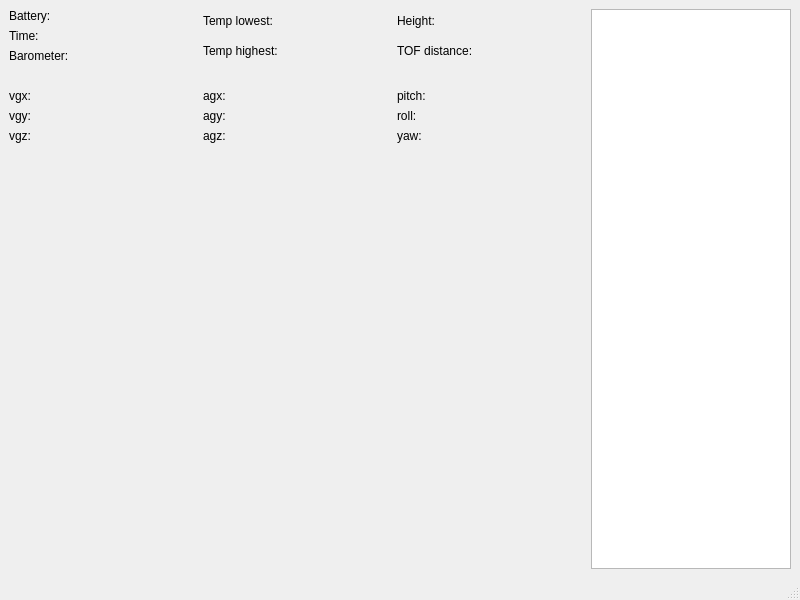
<?xml version="1.0" encoding="UTF-8"?>
<ui version="4.0">
 <class>MainWindow</class>
 <widget class="QMainWindow" name="MainWindow">
  <property name="geometry">
   <rect>
    <x>0</x>
    <y>0</y>
    <width>800</width>
    <height>600</height>
   </rect>
  </property>
  <property name="windowTitle">
   <string>MainWindow</string>
  </property>
  <widget class="QWidget" name="centralwidget">
   <layout class="QVBoxLayout" name="verticalLayout_8">
    <item>
     <layout class="QHBoxLayout" name="horizontalLayout_3">
      <item>
       <layout class="QVBoxLayout" name="verticalLayout_7">
        <item>
         <layout class="QHBoxLayout" name="horizontalLayout">
          <item>
           <layout class="QVBoxLayout" name="verticalLayout_5">
            <item>
             <widget class="QLabel" name="bat">
              <property name="text">
               <string>Battery: </string>
              </property>
             </widget>
            </item>
            <item>
             <widget class="QLabel" name="time">
              <property name="text">
               <string>Time: </string>
              </property>
             </widget>
            </item>
            <item>
             <widget class="QLabel" name="baro">
              <property name="text">
               <string>Barometer: </string>
              </property>
             </widget>
            </item>
           </layout>
          </item>
          <item>
           <layout class="QVBoxLayout" name="verticalLayout_3">
            <item>
             <widget class="QLabel" name="templ">
              <property name="text">
               <string>Temp lowest: </string>
              </property>
             </widget>
            </item>
            <item>
             <widget class="QLabel" name="temph">
              <property name="text">
               <string>Temp highest: </string>
              </property>
             </widget>
            </item>
           </layout>
          </item>
          <item>
           <layout class="QVBoxLayout" name="verticalLayout_6">
            <item>
             <widget class="QLabel" name="h">
              <property name="text">
               <string>Height: </string>
              </property>
             </widget>
            </item>
            <item>
             <widget class="QLabel" name="tof">
              <property name="text">
               <string>TOF distance: </string>
              </property>
             </widget>
            </item>
           </layout>
          </item>
         </layout>
        </item>
        <item>
         <spacer name="verticalSpacer_2">
          <property name="orientation">
           <enum>Qt::Vertical</enum>
          </property>
          <property name="sizeType">
           <enum>QSizePolicy::Minimum</enum>
          </property>
          <property name="sizeHint" stdset="0">
           <size>
            <width>20</width>
            <height>20</height>
           </size>
          </property>
         </spacer>
        </item>
        <item>
         <layout class="QHBoxLayout" name="horizontalLayout_2">
          <item>
           <layout class="QVBoxLayout" name="verticalLayout_2">
            <item>
             <widget class="QLabel" name="vgx">
              <property name="text">
               <string>vgx: </string>
              </property>
             </widget>
            </item>
            <item>
             <widget class="QLabel" name="vgy">
              <property name="text">
               <string>vgy: </string>
              </property>
             </widget>
            </item>
            <item>
             <widget class="QLabel" name="vgz">
              <property name="text">
               <string>vgz: </string>
              </property>
             </widget>
            </item>
           </layout>
          </item>
          <item>
           <layout class="QVBoxLayout" name="verticalLayout_4">
            <item>
             <widget class="QLabel" name="agx">
              <property name="text">
               <string>agx: </string>
              </property>
             </widget>
            </item>
            <item>
             <widget class="QLabel" name="agy">
              <property name="text">
               <string>agy: </string>
              </property>
             </widget>
            </item>
            <item>
             <widget class="QLabel" name="agz">
              <property name="text">
               <string>agz: </string>
              </property>
             </widget>
            </item>
           </layout>
          </item>
          <item>
           <layout class="QVBoxLayout" name="verticalLayout">
            <item>
             <widget class="QLabel" name="pitch">
              <property name="text">
               <string>pitch: </string>
              </property>
             </widget>
            </item>
            <item>
             <widget class="QLabel" name="roll">
              <property name="text">
               <string>roll: </string>
              </property>
             </widget>
            </item>
            <item>
             <widget class="QLabel" name="yaw">
              <property name="text">
               <string>yaw: </string>
              </property>
             </widget>
            </item>
           </layout>
          </item>
         </layout>
        </item>
        <item>
         <spacer name="verticalSpacer">
          <property name="orientation">
           <enum>Qt::Vertical</enum>
          </property>
          <property name="sizeHint" stdset="0">
           <size>
            <width>20</width>
            <height>40</height>
           </size>
          </property>
         </spacer>
        </item>
       </layout>
      </item>
      <item>
       <widget class="QTextBrowser" name="textBrowserCmd">
        <property name="sizePolicy">
         <sizepolicy hsizetype="Fixed" vsizetype="Expanding">
          <horstretch>0</horstretch>
          <verstretch>0</verstretch>
         </sizepolicy>
        </property>
        <property name="maximumSize">
         <size>
          <width>200</width>
          <height>16777215</height>
         </size>
        </property>
        <property name="focusPolicy">
         <enum>Qt::NoFocus</enum>
        </property>
       </widget>
      </item>
     </layout>
    </item>
   </layout>
  </widget>
  <widget class="QStatusBar" name="statusbar"/>
 </widget>
 <resources/>
 <connections/>
</ui>
